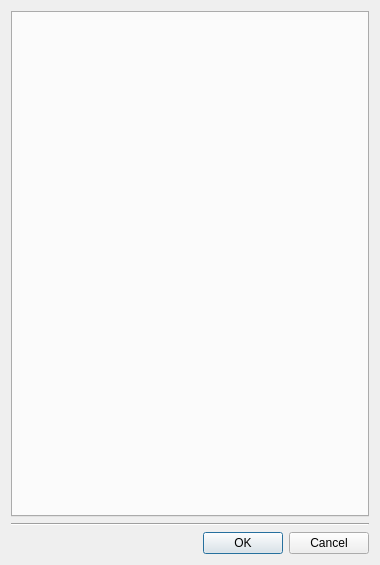
<?xml version="1.0" encoding="UTF-8"?>
<ui version="4.0">
 <class>LayoutSettingsDialog</class>
 <widget class="QDialog" name="LayoutSettingsDialog">
  <property name="geometry">
   <rect>
    <x>0</x>
    <y>0</y>
    <width>380</width>
    <height>565</height>
   </rect>
  </property>
  <layout class="QVBoxLayout" name="verticalLayout">
   <item>
    <widget class="QTabWidget" name="tabWidget"/>
   </item>
   <item>
    <widget class="Line" name="line">
     <property name="orientation">
      <enum>Qt::Horizontal</enum>
     </property>
    </widget>
   </item>
   <item>
    <widget class="QDialogButtonBox" name="buttonBox">
     <property name="orientation">
      <enum>Qt::Horizontal</enum>
     </property>
     <property name="standardButtons">
      <set>QDialogButtonBox::Cancel|QDialogButtonBox::Ok</set>
     </property>
    </widget>
   </item>
  </layout>
 </widget>
 <resources/>
 <connections/>
</ui>
